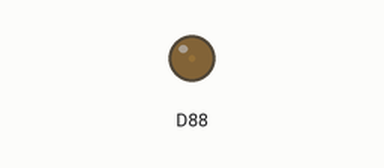
Simulated run of this program. Board: Raspberry Pi (BCM pin numbers). On the bench: output pins drawn as LEDs (lit = HIGH). What the program prints to the terminal is not drawn.

Above: at 0.05 s.
At 1.55 s:
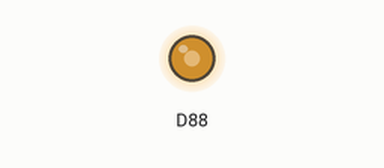
At 2.4 s:
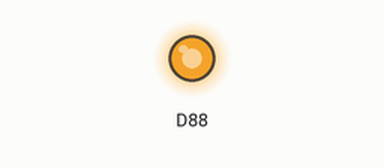
At 4.75 s:
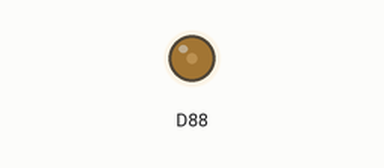
Timing chart, 0 to 6.9 s (numbered marks = the images above):
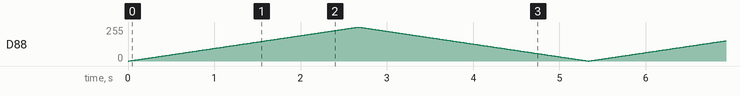

The program:

dac.py
```python
import smbus
import time

direccion = 0x48
cmd = 0x40
valor = 0
num=255

bus = smbus.SMBus(1)
while True:
    for i in range(1,256):
        bus.write_byte_data(direccion,cmd,valor)
        valor=i
        print("AOUT:%3d" %valor)
        time.sleep(0.01)

    for i in range(1,num+1):
        bus.write_byte_data(direccion,cmd,valor)
        valor=num-i
        print("AOUT:%3d" %valor)
        time.sleep(0.01)
```
